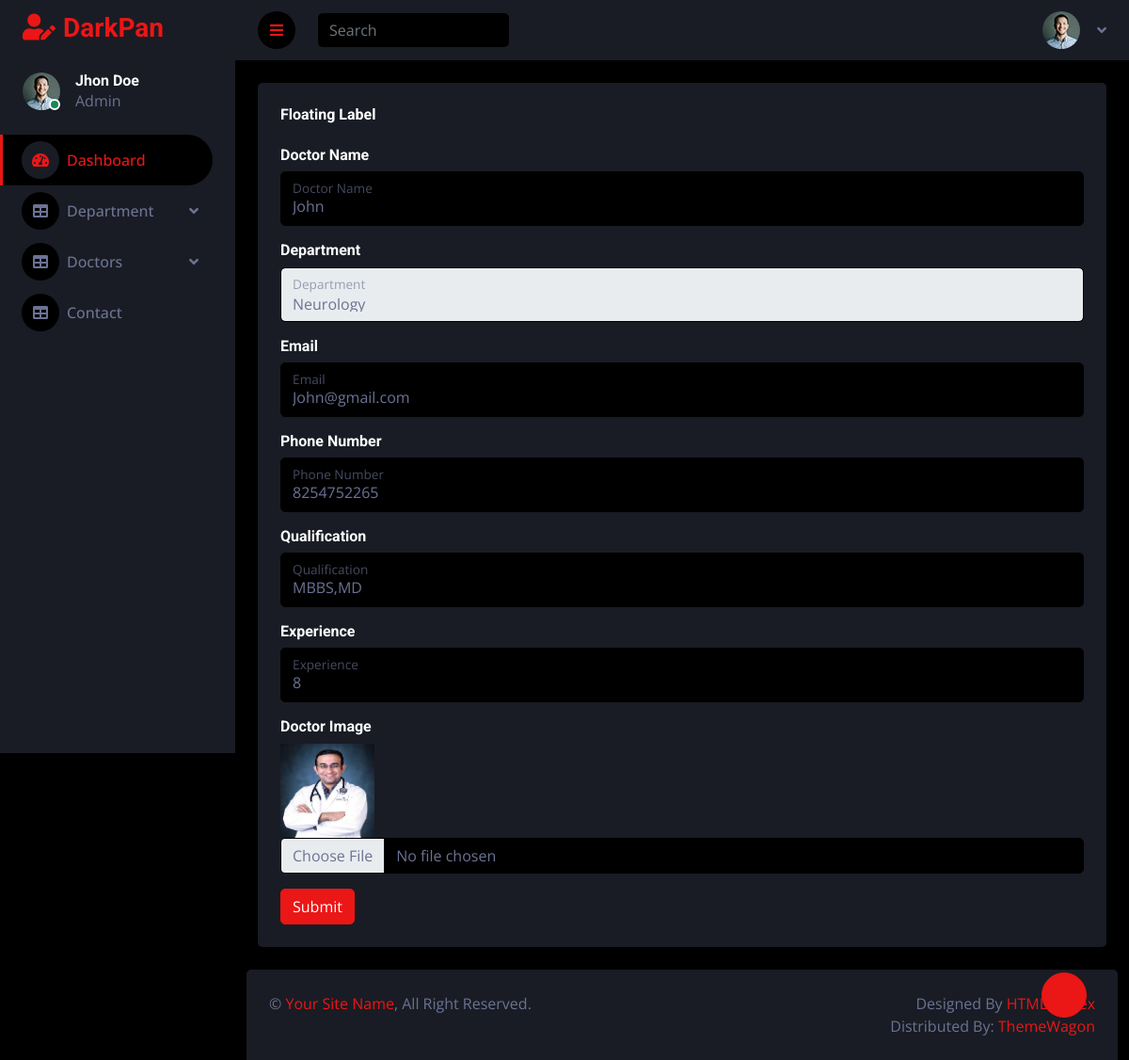
The app's page /hospital/edit_doctor/8/, older data.
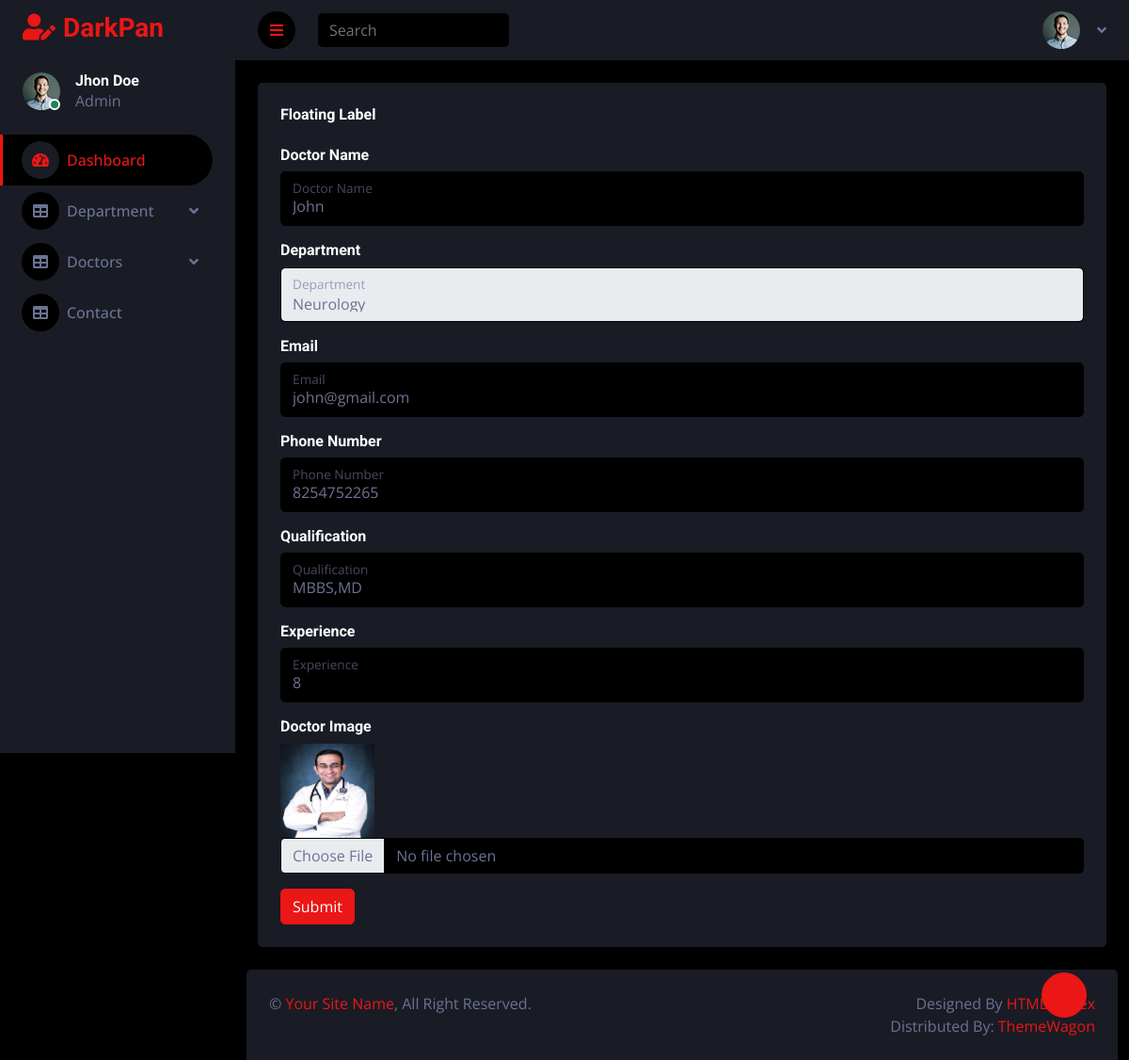
The same page, newer data.
### hospitalapp/models.py (models this page shows, shortened)
class DoctorDb(models.Model):
    Doctor_Name = models.CharField(max_length=100)
    Department = models.CharField(max_length=100)
    Email = models.EmailField()
    Phone = models.IntegerField()
    Qualification = models.CharField(max_length=200)
    Experience = models.IntegerField()
    Image = models.ImageField(upload_to="doctor/",blank=True, null=True)

### hospitalapp/views.py (the view)
# urls.py: path('edit_doctor/<int:doctor_id>/',views.edit_doctor,name='edit_doctor'),
def edit_doctor(request,doctor_id):
    data = DoctorDb.objects.get(id=doctor_id)
    department = DepartmentDb.objects.all()
    return render(request,'Edit_Doctor.html',{'data':data,'department':department})

### hospitalapp/templates/Edit_Doctor.html (shortened to what this page needs)
<!DOCTYPE html>
{% extends 'dashboard.html' %}
{% block content %}
<html lang="en">
<head>
</head>
<body>
     <form method="post" action="{% url 'update_doctor' doctor_id=data.id %}" enctype="multipart/form-data">
         <div class="container-fluid pt-4 px-4">
                <div class="row g-4">
                    <div class="col-sm-12 col-xl-12">
                        <div class="bg-secondary rounded h-100 p-4">
                            <h6 class="mb-4">Floating Label</h6>
                            <h6>Doctor Name</h6>
                            <div class="form-floating mb-3">
                                <input type="text" class="form-control" placeholder="Doctor Name" name="Doctor_Name" value="{{ data.Doctor_Name }}">
                                <label for="floatingInput">Doctor Name</label>
                            </div>
                            <h6>Department</h6>
                            <div class="form-floating mb-3">
                                <select class="form-control" id="floatingInput" name="Department">
                                    <option>{{ data.Department }}</option>
                                </select>
                                 <label for="floatingInput">Department</label>
                            </div>
                            <h6>Email</h6>
                            <div class="form-floating mb-3">
                                <input type="email" class="form-control" placeholder="Email" name="Email" value="{{ data.Email }}">
                                <label for="floatingInput">Email</label>
                            </div>
                            <h6>Phone Number</h6>
                            <div class="form-floating mb-3">
                                <input type="text" class="form-control"  placeholder="Phone Number" name="Phone" value="{{ data.Phone }}">
                                <label for="floatingInput">Phone Number</label>
                            </div>
                            <h6>Qualification</h6>
                            <div class="form-floating mb-3">
                                <input type="text" class="form-control" placeholder="Qualification" name="Qualification" value="{{ data.Qualification }}">
                                <label for="floatingInput">Qualification</label>
                            </div>
                            <h6>Experience</h6>
                            <div class="form-floating mb-3">
                                <input type="text" class="form-control" placeholder="Experience" name="Experience" value="{{ data.Experience }}">
                                <label for="floatingInput">Experience</label>
                            </div>
                            <h6>Doctor Image</h6>
                            <div class="mb-3">
                                <img src="{{ data.Image.url }}" width="100px" height="100px">
                                <input class="form-control bg-dark" type="file"  placeholder="Doctor Image" name="Image">
                            </div>
                            <button type="submit" class="btn btn-primary">Submit</button>
                        </div>
                    </div>
                </div>
            </div>
     </form>
</body>
</html>
{% endblock %}

Row changes from the older to the newer data that the page shows:
changed DoctorDb "John": Email "John@gmail.com" → "john@gmail.com"
